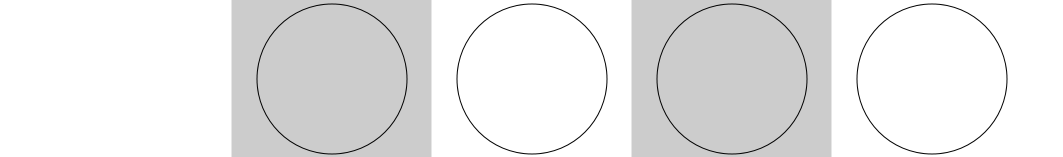
#> input picture src/bubble_4_template.png, 2125 x 314 px (shown at 1/2 size)
$ python -i resp_img_Loader.py   (imports and definitions only)   (Python 2 division)   (older library calls are emulated)
#> lines starting #> are read from the running program, lines starting #| are printed output that depends on the picture; after the words box and inside, x2 and y2 are one past the last pixel; in counts of white or black regions, pixels touching at a corner belong together
# This needs to accept an image and an form format code
# The form format code is going to be on the paper, and will specify what types of questions there are
# The form format code is a nth character long string that tells the type of question and order
# Basically, load an image, get the bubbled answers, and then create a report sheet
#
# Author: Thomas Hayden
# Date created: 10/13/2016
# Date revised: 10/13/2016


from imutils.perspective import four_point_transform
from imutils import contours
import numpy as np
import argparse
import imutils
import cv2

class Loader():

    def __init__(self):
        self.minimumPixels = 400
        self.bubblesPerQuestion = 5
        self.filledInBubbles = {}
        self.sheetID = "00000000"

    def load(self, imagePath):
        # Used to be used when this was a stand alone thing. Now its useless, but I'm afraid to get rid of it
        # Argue with the arguments
        #ap = argparse.ArgumentParser()
        #ap.add_argument("-i", "--image", required=True, help="path to the input image")
        #args = vars(ap.parse_args())

        # Load the image, convert it to grayscale, blur it just a bit, then find edges
#> called with imagePath = 'bubble_4_template.png'
        image = cv2.imread(imagePath)
#> image is the input picture: shape (314, 2125, 3); min 0, max 255, mean 233.2
        gray = cv2.cvtColor(image, cv2.COLOR_BGR2GRAY)
        blurred = cv2.GaussianBlur(gray, (5, 5), 0)
        edged = cv2.Canny(blurred, 75, 200)
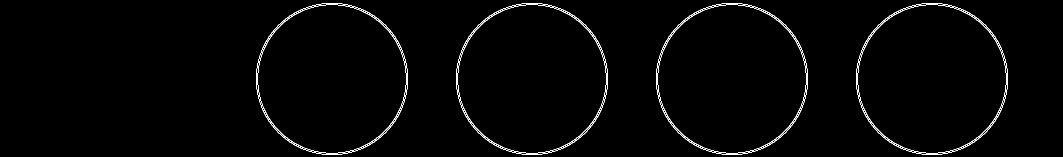
#> edged: shape (314, 2125) (shown at 1/2 size); 1.3% white in thin lines or dots, all inside (x1, y1, x2, y2) = (512, 6, 2016, 310)

        # Find contours in the edge map, then initialize the contour that corresponds to the document
        cnts = cv2.findContours(edged.copy(), cv2.RETR_EXTERNAL, cv2.CHAIN_APPROX_SIMPLE)
#> cnts = 4 contours; box (x1, y1, x2, y2) and area: (1712, 6, 2016, 310) 72169, (912, 6, 1216, 310) 72169, (1312, 6, 1616, 310) 72167, (512, 6, 816, 310) 72167
        cnts = cnts[0] if imutils.is_cv2() else cnts[1]
        docCnt = None

        # Ensure that at least one contour was found
        if len(cnts) > 0:
            # Sort the contours according to their size in
            # descending order
            cnts = sorted(cnts, key=cv2.contourArea, reverse=True)

            # Loop over the sorted contours
            for c in cnts:
                # Approximate the contour
                peri = cv2.arcLength(c, True)
                approx = cv2.approxPolyDP(c, 0.02 * peri, True)

                # If the approximated contour has four points,
                # then we can assume we have found the paper
                if len(approx) == 4:
                    docCnt = approx
                    break
#> this loop made 4 passes

        # Apply a four point perspective transform to both the original image and grayscale image to obtain a top-down view of the paper
#> (the run stopped early here; a loop or call above may not have finished)

$ run again, on src/bubble_template_raw.png
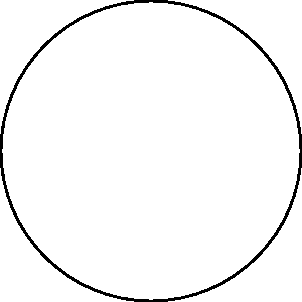
#> input picture src/bubble_template_raw.png, 302 x 302 px
#> in load, image is the input picture: shape (302, 302, 3); 96.8% white; 1 black region, box (x1, y1, x2, y2) and area: (0, 0, 302, 302) 2924
#> in load, `blurred = cv2.GaussianBlur(gray, (5, 5), 0)`:
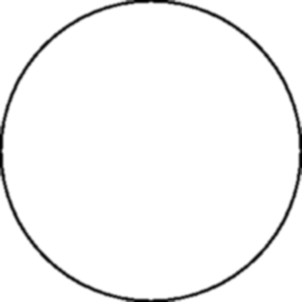
#> blurred: shape (302, 302); min 0, max 255, mean 246.8
#> in load, `edged = cv2.Canny(blurred, 75, 200)`:
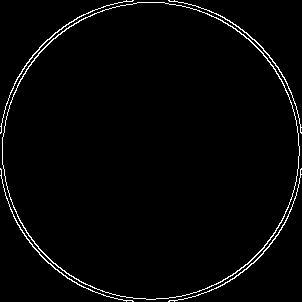
#> edged: shape (302, 302); 2.3% white in thin lines or dots
#> cnts = 5 contours; box (x1, y1, x2, y2) and area: (2, 2, 300, 300) 69133, (168, 168, 302, 302) 70, (0, 168, 134, 302) 70, (168, 0, 302, 134) 70, (0, 0, 134, 134) 70
#> the loop in load, `for c in cnts:` made 5 passes
#> peri on passes 1 to 5: 984.1, 432.3, 432.3, 432.3, 432.3
